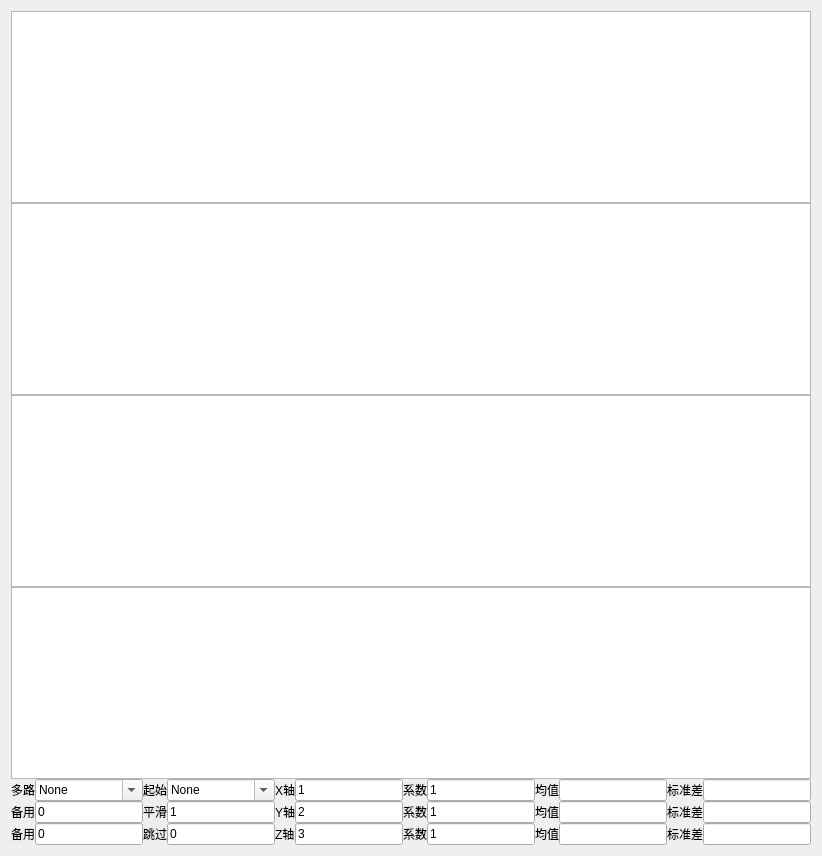
      <widget class="QWidget" name="tab_6">
       <attribute name="title">
        <string>单路</string>
       </attribute>
       <layout class="QGridLayout" name="gridLayout_9">
        <property name="horizontalSpacing">
         <number>7</number>
        </property>
        <property name="verticalSpacing">
         <number>0</number>
        </property>
        <item row="0" column="0">
         <widget class="GraphicsLayoutWidget" name="graphicsView_gyr_X"/>
        </item>
        <item row="1" column="0">
         <widget class="GraphicsLayoutWidget" name="graphicsView_gyr_Y"/>
        </item>
        <item row="5" column="0">
         <layout class="QGridLayout" name="gridLayout_5">
          <item row="0" column="2">
           <widget class="QLabel" name="label_26">
            <property name="text">
             <string>起始</string>
            </property>
           </widget>
          </item>
          <item row="0" column="4">
           <widget class="QLabel" name="label_15">
            <property name="text">
             <string>X轴</string>
            </property>
           </widget>
          </item>
          <item row="2" column="10">
           <widget class="QLabel" name="label_18">
            <property name="text">
             <string>标准差</string>
            </property>
           </widget>
          </item>
          <item row="1" column="11">
           <widget class="QLineEdit" name="lineEdit_inside_location_13">
            <property name="text">
             <string/>
            </property>
           </widget>
          </item>
          <item row="2" column="11">
           <widget class="QLineEdit" name="lineEdit_inside_location_14">
            <property name="text">
             <string/>
            </property>
           </widget>
          </item>
          <item row="1" column="7">
           <widget class="QLineEdit" name="lineEdit_inside_location_10">
            <property name="text">
             <string>1</string>
            </property>
           </widget>
          </item>
          <item row="2" column="5">
           <widget class="QLineEdit" name="lineEdit_inside_location_8">
            <property name="text">
             <string>3</string>
            </property>
           </widget>
          </item>
          <item row="1" column="5">
           <widget class="QLineEdit" name="lineEdit_inside_location_3">
            <property name="text">
             <string>2</string>
            </property>
           </widget>
          </item>
          <item row="1" column="2">
           <widget class="QLabel" name="label_21">
            <property name="text">
             <string>平滑</string>
            </property>
           </widget>
          </item>
          <item row="1" column="4">
           <widget class="QLabel" name="label_22">
            <property name="text">
             <string>Y轴</string>
            </property>
           </widget>
          </item>
          <item row="2" column="4">
           <widget class="QLabel" name="label_25">
            <property name="text">
             <string>Z轴</string>
            </property>
           </widget>
          </item>
          <item row="2" column="9">
           <widget class="QLineEdit" name="lineEdit_inside_location_7">
            <property name="text">
             <string/>
            </property>
           </widget>
          </item>
          <item row="0" column="7">
           <widget class="QLineEdit" name="lineEdit_inside_location_15">
            <property name="text">
             <string>1</string>
            </property>
           </widget>
          </item>
          <item row="1" column="6">
           <widget class="QLabel" name="label_17">
            <property name="text">
             <string>系数</string>
            </property>
           </widget>
          </item>
          <item row="1" column="8">
           <widget class="QLabel" name="label_28">
            <property name="text">
             <string>均值</string>
            </property>
           </widget>
          </item>
          <item row="0" column="11">
           <widget class="QLineEdit" name="lineEdit_inside_location_9">
            <property name="text">
             <string/>
            </property>
           </widget>
          </item>
          <item row="2" column="6">
           <widget class="QLabel" name="label_27">
            <property name="text">
             <string>系数</string>
            </property>
           </widget>
          </item>
          <item row="0" column="8">
           <widget class="QLabel" name="label_19">
            <property name="text">
             <string>均值</string>
            </property>
           </widget>
          </item>
          <item row="1" column="10">
           <widget class="QLabel" name="label_23">
            <property name="text">
             <string>标准差</string>
            </property>
           </widget>
          </item>
          <item row="1" column="3">
           <widget class="QLineEdit" name="lineEdit_inside_location_11">
            <property name="text">
             <string>1</string>
            </property>
           </widget>
          </item>
          <item row="1" column="9">
           <widget class="QLineEdit" name="lineEdit_inside_location_6">
            <property name="text">
             <string/>
            </property>
           </widget>
          </item>
          <item row="0" column="3">
           <widget class="QComboBox" name="comboBox_rulename_4">
            <property name="editable">
             <bool>true</bool>
            </property>
            <item>
             <property name="text">
              <string>None</string>
             </property>
            </item>
           </widget>
          </item>
          <item row="0" column="9">
           <widget class="QLineEdit" name="lineEdit_inside_location_4">
            <property name="text">
             <string/>
            </property>
           </widget>
          </item>
          <item row="0" column="5">
           <widget class="QLineEdit" name="lineEdit_inside_location_5">
            <property name="text">
             <string>1</string>
            </property>
           </widget>
          </item>
          <item row="2" column="8">
           <widget class="QLabel" name="label_24">
            <property name="text">
             <string>均值</string>
            </property>
           </widget>
          </item>
          <item row="0" column="10">
           <widget class="QLabel" name="label_29">
            <property name="text">
             <string>标准差</string>
            </property>
           </widget>
          </item>
          <item row="0" column="6">
           <widget class="QLabel" name="label_20">
            <property name="text">
             <string>系数</string>
            </property>
           </widget>
          </item>
          <item row="2" column="3">
           <widget class="QLineEdit" name="lineEdit_inside_location_12">
            <property name="text">
             <string>0</string>
            </property>
           </widget>
          </item>
          <item row="2" column="7">
           <widget class="QLineEdit" name="lineEdit_inside_location_16">
            <property name="text">
             <string>1</string>
            </property>
           </widget>
          </item>
          <item row="2" column="2">
           <widget class="QLabel" name="label_16">
            <property name="text">
             <string>跳过</string>
            </property>
           </widget>
          </item>
          <item row="2" column="1">
           <widget class="QLineEdit" name="lineEdit_inside_location_17">
            <property name="text">
             <string>0</string>
            </property>
           </widget>
          </item>
          <item row="2" column="0">
           <widget class="QLabel" name="label_40">
            <property name="text">
             <string>备用</string>
            </property>
           </widget>
          </item>
          <item row="0" column="1">
           <widget class="QComboBox" name="comboBox_multiple_choice">
            <property name="sizePolicy">
             <sizepolicy hsizetype="Expanding" vsizetype="Fixed">
              <horstretch>0</horstretch>
              <verstretch>0</verstretch>
             </sizepolicy>
            </property>
            <property name="editable">
             <bool>true</bool>
            </property>
            <item>
             <property name="text">
              <string>None</string>
             </property>
            </item>
           </widget>
          </item>
          <item row="1" column="1">
           <widget class="QLineEdit" name="lineEdit_inside_location_18">
            <property name="text">
             <string>0</string>
            </property>
           </widget>
          </item>
          <item row="1" column="0">
           <widget class="QLabel" name="label_37">
            <property name="text">
             <string>备用</string>
            </property>
           </widget>
          </item>
          <item row="0" column="0">
           <widget class="QLabel" name="label_35">
            <property name="text">
             <string>多路</string>
            </property>
           </widget>
          </item>
         </layout>
        </item>
        <item row="3" column="0">
         <widget class="QTextBrowser" name="textBrowser_single_test"/>
        </item>
        <item row="2" column="0">
         <widget class="GraphicsLayoutWidget" name="graphicsView_gyr_Z">
          <property name="acceptDrops">
           <bool>false</bool>
          </property>
          <property name="autoFillBackground">
           <bool>false</bool>
          </property>
         </widget>
        </item>
       </layout>
      </widget>
